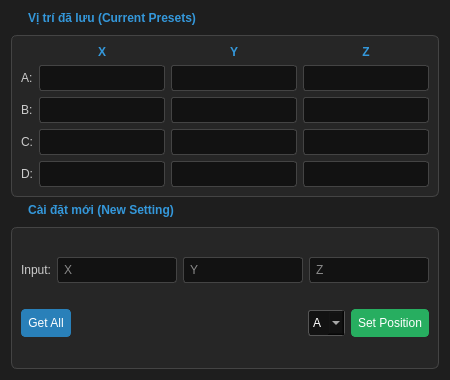
<?xml version="1.0" encoding="UTF-8"?>
<ui version="4.0">
 <class>Dialog</class>
 <widget class="QDialog" name="Dialog">
  <property name="geometry">
   <rect>
    <x>0</x>
    <y>0</y>
    <width>450</width>
    <height>380</height>
   </rect>
  </property>
  <property name="windowTitle">
   <string>Set Preset Positions</string>
  </property>
  <property name="styleSheet">
   <string notr="true">
    QDialog { background-color: #1e1e1e; color: #e0e0e0; font-family: Segoe UI; font-size: 10pt; }
    
    QGroupBox { border: 1px solid #444; border-radius: 6px; margin-top: 24px; font-weight: bold; background-color: #262626; }
    QGroupBox::title { subcontrol-origin: margin; left: 10px; padding: 0 5px; color: #3498db; background-color: #1e1e1e; }
    
    /* INPUT CHO PHÉP NHẬP */
    QLineEdit { background-color: #121212; border: 1px solid #444; border-radius: 3px; color: #fff; padding: 4px; }
    QLineEdit:focus { border: 1px solid #3498db; }
    
    /* INPUT CHỈ ĐỌC (READONLY) */
    QLineEdit[readOnly="true"] { background-color: #2d2d2d; color: #aaa; border: 1px solid #333; }
    
    QPushButton { background-color: #333; border: 1px solid #555; padding: 6px; color: white; border-radius: 4px; }
    QPushButton:hover { background-color: #444; border-color: #3498db; }
    
    QComboBox { background-color: #121212; border: 1px solid #555; padding: 4px; color: white; border-radius: 3px; }
    QComboBox QAbstractItemView { background-color: #2d2d2d; color: white; selection-background-color: #3498db; }
    
    QLabel { color: #ccc; }
    QLabel#label_6, QLabel#label_7, QLabel#label_8 { color: #3498db; font-weight: bold; } /* Header X Y Z */
   </string>
  </property>
  <layout class="QVBoxLayout" name="verticalLayout">
   <item>
    <widget class="QGroupBox" name="groupBox">
     <property name="title">
      <string>Vị trí đã lưu (Current Presets)</string>
     </property>
     <layout class="QGridLayout" name="gridLayout">
      <item row="0" column="1">
       <widget class="QLabel" name="label_6"><property name="text"><string>X</string></property><property name="alignment"><set>Qt::AlignCenter</set></property></widget>
      </item>
      <item row="0" column="2">
       <widget class="QLabel" name="label_7"><property name="text"><string>Y</string></property><property name="alignment"><set>Qt::AlignCenter</set></property></widget>
      </item>
      <item row="0" column="3">
       <widget class="QLabel" name="label_8"><property name="text"><string>Z</string></property><property name="alignment"><set>Qt::AlignCenter</set></property></widget>
      </item>
      
      <item row="1" column="0"><widget class="QLabel" name="label"><property name="text"><string>A:</string></property></widget></item>
      <item row="1" column="1"><widget class="QLineEdit" name="line_A_X"><property name="readOnly"><bool>true</bool></property></widget></item>
      <item row="1" column="2"><widget class="QLineEdit" name="line_A_Y"><property name="readOnly"><bool>true</bool></property></widget></item>
      <item row="1" column="3"><widget class="QLineEdit" name="line_A_Z"><property name="readOnly"><bool>true</bool></property></widget></item>
      
      <item row="2" column="0"><widget class="QLabel" name="label_2"><property name="text"><string>B:</string></property></widget></item>
      <item row="2" column="1"><widget class="QLineEdit" name="line_B_X"><property name="readOnly"><bool>true</bool></property></widget></item>
      <item row="2" column="2"><widget class="QLineEdit" name="line_B_Y"><property name="readOnly"><bool>true</bool></property></widget></item>
      <item row="2" column="3"><widget class="QLineEdit" name="line_B_Z"><property name="readOnly"><bool>true</bool></property></widget></item>
      
      <item row="3" column="0"><widget class="QLabel" name="label_3"><property name="text"><string>C:</string></property></widget></item>
      <item row="3" column="1"><widget class="QLineEdit" name="line_C_X"><property name="readOnly"><bool>true</bool></property></widget></item>
      <item row="3" column="2"><widget class="QLineEdit" name="line_C_Y"><property name="readOnly"><bool>true</bool></property></widget></item>
      <item row="3" column="3"><widget class="QLineEdit" name="line_C_Z"><property name="readOnly"><bool>true</bool></property></widget></item>
      
      <item row="4" column="0"><widget class="QLabel" name="label_4"><property name="text"><string>D:</string></property></widget></item>
      <item row="4" column="1"><widget class="QLineEdit" name="line_D_X"><property name="readOnly"><bool>true</bool></property></widget></item>
      <item row="4" column="2"><widget class="QLineEdit" name="line_D_Y"><property name="readOnly"><bool>true</bool></property></widget></item>
      <item row="4" column="3"><widget class="QLineEdit" name="line_D_Z"><property name="readOnly"><bool>true</bool></property></widget></item>
     </layout>
    </widget>
   </item>
   <item>
    <widget class="QGroupBox" name="groupBox_2">
     <property name="title">
      <string>Cài đặt mới (New Setting)</string>
     </property>
     <layout class="QGridLayout" name="gridLayout_2">
      <item row="0" column="0">
       <widget class="QLabel" name="label_5"><property name="text"><string>Input:</string></property></widget>
      </item>
      <item row="0" column="1">
       <widget class="QLineEdit" name="input_Set_X"><property name="placeholderText"><string>X</string></property></widget>
      </item>
      <item row="0" column="2">
       <widget class="QLineEdit" name="input_Set_Y"><property name="placeholderText"><string>Y</string></property></widget>
      </item>
      <item row="0" column="3">
       <widget class="QLineEdit" name="input_Set_Z"><property name="placeholderText"><string>Z</string></property></widget>
      </item>
      <item row="1" column="0" colspan="4">
       <layout class="QHBoxLayout" name="horizontalLayout">
        <item>
         <widget class="QPushButton" name="btn_GetInfo">
          <property name="text"><string>Get All</string></property>
          <property name="styleSheet"><string>background-color: #2980b9; border-color: #2980b9;</string></property>
         </widget>
        </item>
        <item>
         <spacer name="horizontalSpacer">
          <property name="orientation"><enum>Qt::Horizontal</enum></property>
          <property name="sizeHint" stdset="0"><size><width>40</width><height>20</height></size></property>
         </spacer>
        </item>
        <item>
         <widget class="QComboBox" name="combo_Target">
          <item><property name="text"><string>A</string></property></item>
          <item><property name="text"><string>B</string></property></item>
          <item><property name="text"><string>C</string></property></item>
          <item><property name="text"><string>D</string></property></item>
         </widget>
        </item>
        <item>
         <widget class="QPushButton" name="btn_SetPosition">
          <property name="text"><string>Set Position</string></property>
          <property name="styleSheet"><string>background-color: #27ae60; border-color: #27ae60;</string></property>
         </widget>
        </item>
       </layout>
      </item>
     </layout>
    </widget>
   </item>
  </layout>
 </widget>
 <resources/>
 <connections/>
</ui>
